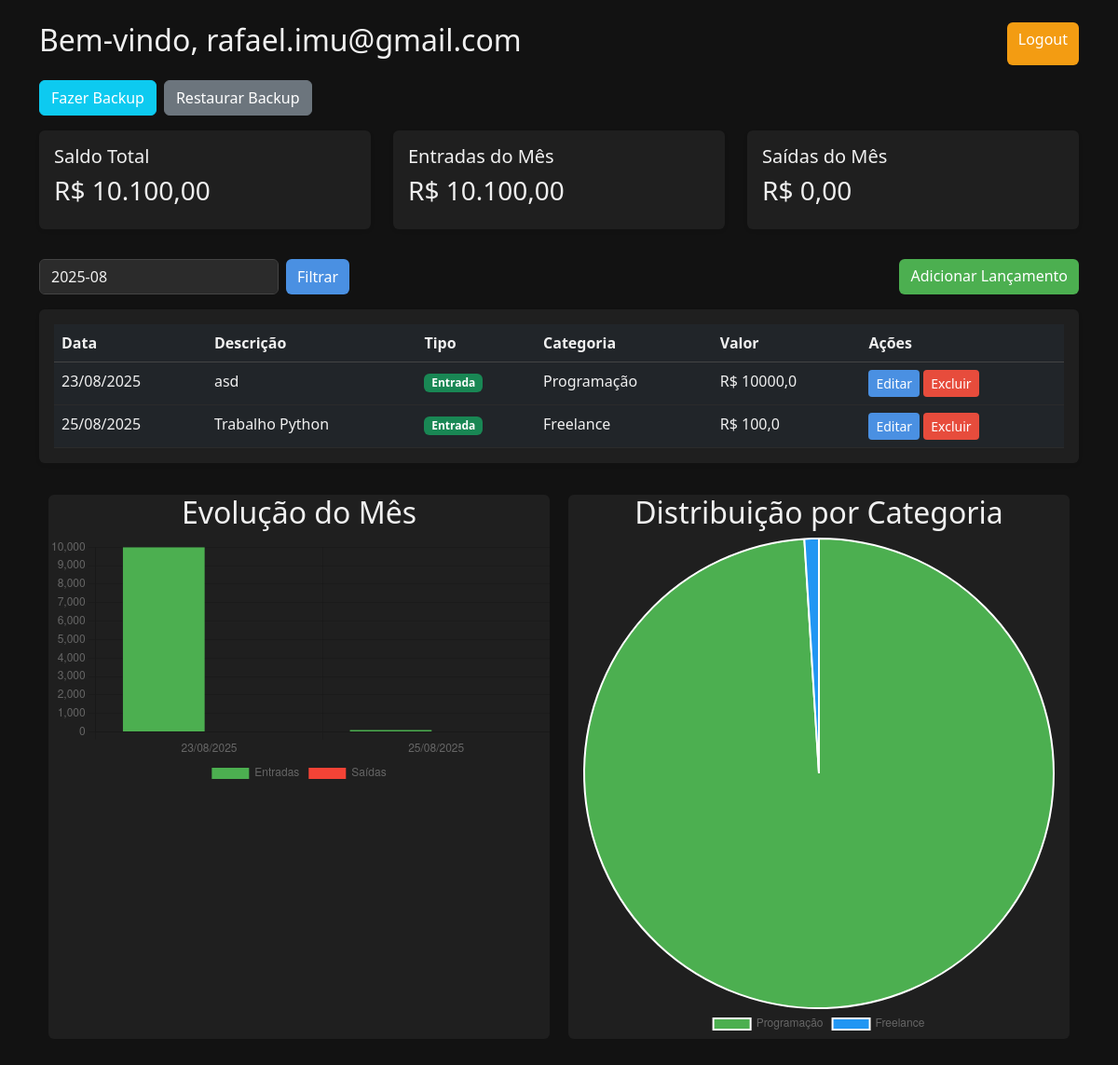
Page / (signed in) on the earlier database version.
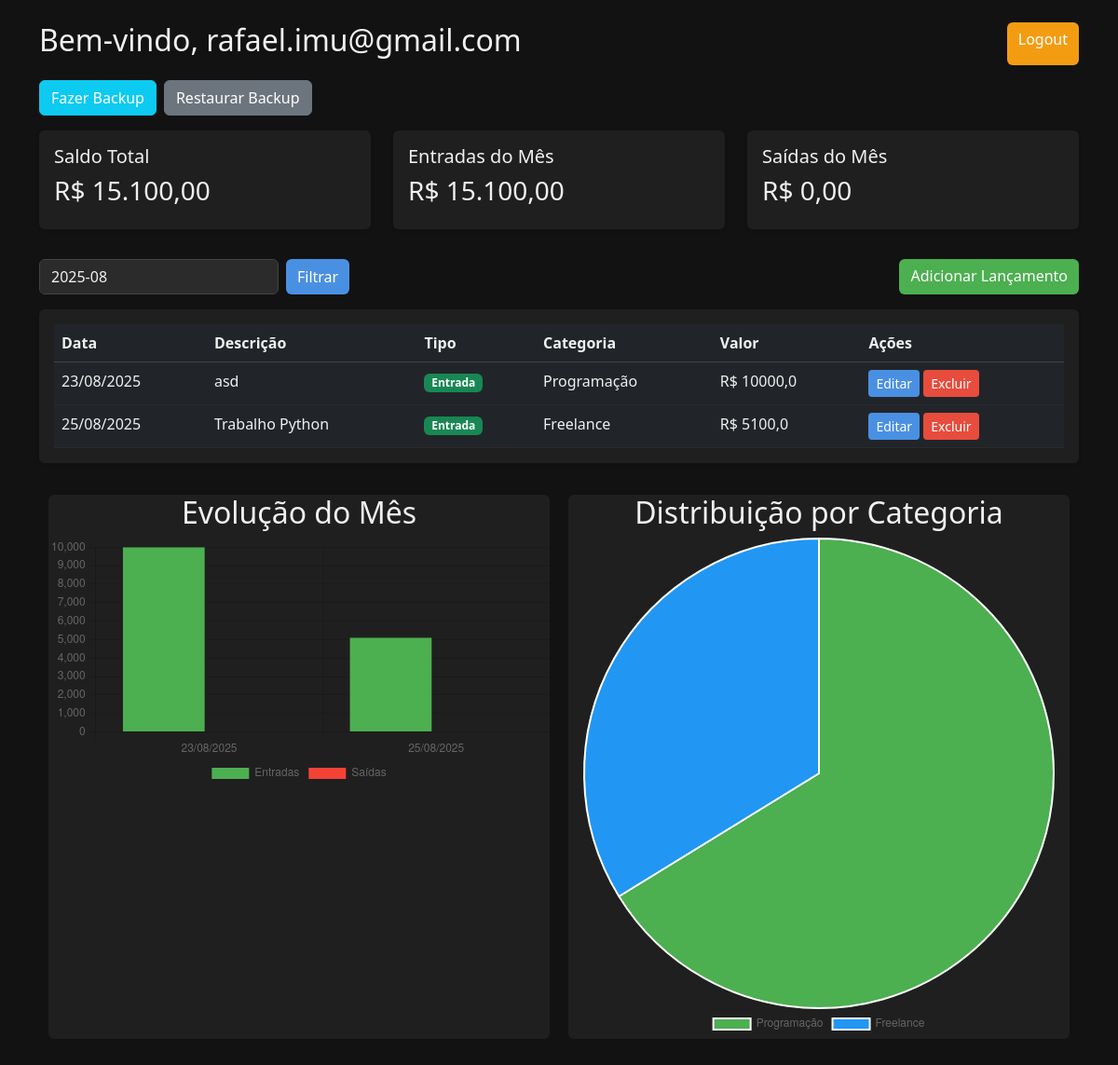
Same page on the later database version.
### tables this page shows
CREATE TABLE transacoes (
            id INTEGER PRIMARY KEY AUTOINCREMENT,
            descricao TEXT NOT NULL,
            data TEXT NOT NULL,
            valor REAL NOT NULL,
            tipo TEXT NOT NULL,
            categoria TEXT,
            usuario_id INTEGER NOT NULL,
            FOREIGN KEY(usuario_id) REFERENCES usuarios(id)
        );

### app.py (the view, shortened to what this page needs)
@app.route("/", methods=["GET", "POST"])
@login_required
def index():
    filtro_mes = datetime.today().strftime("%Y-%m")
    conn = sqlite3.connect("financeiro.db")
    cursor = conn.cursor()
    cursor.execute(
        "SELECT * FROM transacoes WHERE usuario_id=? ORDER BY data ASC",
        (session["usuario_id"],)
    )
    transacoes = cursor.fetchall()
    conn.close()
    saldo = sum([t[3] if t[4] == "entrada" else -t[3] for t in transacoes])
    transacoes_filtradas = []
    entradas_mes = 0.0
    saidas_mes = 0.0
    for t in transacoes:
        if t[2].startswith(filtro_mes):  # data salva como YYYY-MM-DD
            data_formatada = datetime.strptime(t[2], "%Y-%m-%d").strftime("%d/%m/%Y")
            transacoes_filtradas.append((
                t[0],       # id
                t[1],       # descricao
                data_formatada,  # data DD/MM/AAAA
                t[3],       # valor
                t[4],       # tipo ('entrada'/'saida')
                t[5]        # categoria (pode ser None)
            ))
            if t[4] == "entrada":
                entradas_mes += t[3]
            else:
                saidas_mes += t[3]
    labels = [t[2] for t in transacoes_filtradas]  # datas (DD/MM/AAAA)
    entradas = [t[3] if t[4] == "entrada" else 0 for t in transacoes_filtradas]
    saidas = [t[3] if t[4] == "saida" else 0 for t in transacoes_filtradas]
    cat_entrada = defaultdict(float)
    cat_saida = defaultdict(float)
    for t in transacoes_filtradas:
        categoria = t[5] if (t[5] and t[5].strip()) else "Sem categoria"
        if t[4] == "entrada":
            cat_entrada[categoria] += float(t[3])
        else:
            cat_saida[categoria] += float(t[3])
    categorias_entrada = [k for k, v in sorted(cat_entrada.items(), key=lambda x: x[1], reverse=True)]
    valores_entrada = [v for k, v in sorted(cat_entrada.items(), key=lambda x: x[1], reverse=True)]
    categorias_saida = [k for k, v in sorted(cat_saida.items(), key=lambda x: x[1], reverse=True)]
    valores_saida = [v for k, v in sorted(cat_saida.items(), key=lambda x: x[1], reverse=True)]
    return render_template(
        "index.html",
        transacoes=transacoes_filtradas,
        saldo=formatar(saldo),
        entradas_mes=formatar(entradas_mes),
        saidas_mes=formatar(saidas_mes),
        filtro_mes=filtro_mes,          # YYYY-MM (para manter o filtro)
        labels=labels,                  # evolução diária
        entradas=entradas,
        saidas=saidas,
        categorias_entrada=categorias_entrada,  # pizza por categoria (entradas)
        valores_entrada=valores_entrada,
        categorias_saida=categorias_saida,      # pizza por categoria (saídas)
        valores_saida=valores_saida
    )

### app.py (called while the page is built)
def formatar(valor):
    return f"{valor:,.2f}".replace(",", "X").replace(".", ",").replace("X", ".")

def login_required(view):
    @functools.wraps(view)
    def wrapped_view(**kwargs):
        if not session.get("usuario_id"):
            return redirect(url_for("login"))
        return view(**kwargs)
    return wrapped_view

### templates/index.html (shortened to what this page needs)
<!DOCTYPE html>
<html lang="pt-BR">
<head>
    <link href="https://cdn.jsdelivr.net/npm/bootstrap@5.3.3/dist/css/bootstrap.min.css" rel="stylesheet">
</head>
<body>
    <div class="container py-4">
        <div class="d-flex justify-content-between mb-3">
            <h2>Bem-vindo, {{ session['usuario'] }}</h2>
            <a href="{{ url_for('logout') }}" class="btn btn-warning">Logout</a>
        </div>
        <div class="d-flex gap-2 mb-3">
            <a href="{{ url_for('backup') }}" class="btn btn-info">Fazer Backup</a>
            <a href="{{ url_for('restaurar') }}" class="btn btn-secondary">Restaurar Backup</a>
        </div>
        <div class="row mb-4">
            <div class="col-md-4">
                <div class="card p-3 mb-2 shadow-sm">
                    <h5>Saldo Total</h5>
                    <h3>R$ {{ saldo }}</h3>
                </div>
            </div>
            <div class="col-md-4">
                <div class="card p-3 mb-2 shadow-sm">
                    <h5>Entradas do Mês</h5>
                    <h3>R$ {{ entradas_mes }}</h3>
                </div>
            </div>
            <div class="col-md-4">
                <div class="card p-3 mb-2 shadow-sm">
                    <h5>Saídas do Mês</h5>
                    <h3>R$ {{ saidas_mes }}</h3>
                </div>
            </div>
        </div>
        <div class="mb-3 d-flex justify-content-between">
            <form method="post" class="d-flex gap-2">
                <input type="text" name="mes" class="form-control" placeholder="MM/AAAA" value="{{ filtro_mes }}"
                    required>
                <button type="submit" class="btn btn-primary">Filtrar</button>
            </form>
            <a href="{{ url_for('adicionar') }}" class="btn btn-success">Adicionar Lançamento</a>
        </div>
        <div class="card p-3 shadow-sm">
            <table class="table table-dark table-hover mb-0">
                <thead>
                    <tr>
                        <th>Data</th>
                        <th>Descrição</th>
                        <th>Tipo</th>
                        <th>Categoria</th>
                        <th>Valor</th>
                        <th>Ações</th>
                    </tr>
                </thead>
                <tbody>
                    {% for t in transacoes %}
                    <tr>
                        <td>{{ t[2] }}</td>
                        <td>{{ t[1] }}</td>
                        <td>
                            {% if t[4] == 'entrada' %}
                            <span class="badge bg-success">Entrada</span>
                            {% else %}
                            <span class="badge bg-danger">Saída</span>
                            {% endif %}
                        </td>
                        <td>{{ t[5] if t[5] else '-' }}</td>
                        <td>R$ {{ t[3]|replace('.',',') }}</td>
                        <td>
                            <a href="{{ url_for('editar', id=t[0]) }}" class="btn btn-sm btn-primary">Editar</a>
                            <a href="{{ url_for('excluir', id=t[0]) }}" class="btn btn-sm btn-danger">Excluir</a>
                        </td>
                    </tr>
                    {% endfor %}
                </tbody>
            </table>
        </div>
        <div class="d-flex flex-wrap justify-content-between mt-4">
            <div class="card" style="flex: 1 1 45%; margin: 10px;">
                <h2 class="text-center">Evolução do Mês</h2>
                <canvas id="financeChart"></canvas>
            </div>
            <div class="card" style="flex: 1 1 45%; margin: 10px;">
                <h2 class="text-center">Distribuição por Categoria</h2>
                <canvas id="categoriaChart"></canvas>
            </div>
        </div>
        <script>
            // --------- Gráfico de barras (já existente) ----------
            const ctx = document.getElementById('financeChart').getContext('2d');
            const financeChart = new Chart(ctx, {
                type: 'bar',
                data: {
                    labels: {{ labels| tojson }},
            datasets: [
                {
                    label: 'Entradas',
                    data: {{ entradas| tojson }},
                backgroundColor: '#4CAF50'
                        },
                {
                    label: 'Saídas',
                    data: {{ saidas| tojson }},
                backgroundColor: '#F44336'
                        }
            ]
                },
            options: {
                responsive: true,
                    plugins: {
                    legend: { position: 'bottom' }
                }
            }
            });
            // --------- Gráfico de pizza apenas para entradas ----------
            const ctx2 = document.getElementById('categoriaChart').getContext('2d');
            new Chart(ctx2, {
                type: 'pie',
                data: {
                    labels: {{ categorias_entrada| tojson }},
                datasets: [{
                    data: {{ valores_entrada| tojson }},
                backgroundColor: [
                    '#4CAF50', '#2196F3', '#FFC107', '#9C27B0',
                    '#FF9800', '#009688', '#E91E63', '#F44336'
                ]
        }]
    },
                options: {
                responsive: true,
                plugins: {
                    legend: { position: 'bottom' }
                }
            }
});
        </script>
</body>
</html>

### templates/index.html (style rules this page uses)
body, h1, h2, h3, h4, h5, h6, p, label, span, a, th, td, input, select, option { color: #f0f0f0 !important; }
::placeholder { color: #aaa !important; }
a { color: #4a90e2; text-decoration: none; }
.badge { color: #fff !important; }
.btn { color: #fff !important; }
body { background-color: #121212; color: #f0f0f0; }
.card, .table { background-color: #1f1f1f; border: none; }
.table thead th { border-bottom: 1px solid #444; }
.table tbody td { border-bottom: 1px solid #2b2b2b; }
.btn-primary { background-color: #4a90e2; border: none; }
.btn-success { background-color: #4caf50; border: none; }
.btn-danger { background-color: #e74c3c; border: none; }
.btn-warning { background-color: #f39c12; border: none; color: #fff; }
.form-control { background-color: #2b2b2b; color: #f0f0f0; border: 1px solid #444; }

Differences in the rows shown:
changed transacoes "Trabalho Python": valor "100,0" → "5100,0"
Other differences:
{{ saldo }}: "10.100,00" → "15.100,00"
{{ entradas_mes }}: "10.100,00" → "15.100,00"
chart data {{ entradas| tojson }}: [10000.0, 100.0] → [10000.0, 5100.0]
chart data {{ valores_entrada| tojson }}: [10000.0, 100.0] → [10000.0, 5100.0]
